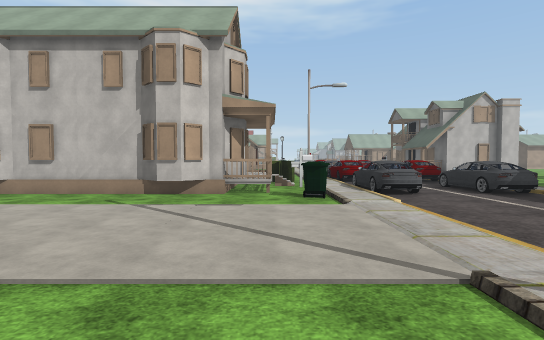
[1] (above)

24 first-person views from a walk through a Unity game level. The camera is 1.5 m above the floor, tilts 2° down and sees 85° across. The floor is counted in squares, 2 m on a side. Each view is taken from the middle of a square. On the plan, view 1 faces up. The plan holds only what a view shows up to about 10 squares ahead; the rest is blank. The place goes on beyond the plan. Flat ground stands in for the terrain. Some surface patterns are stand-ins.

[2]
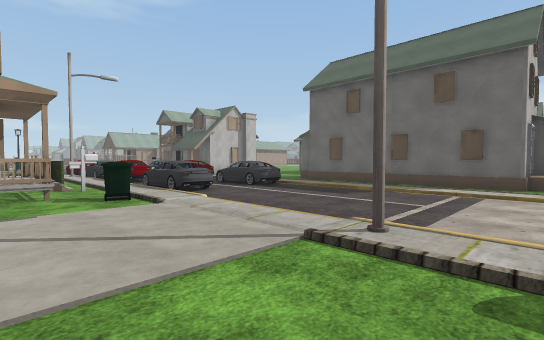

[3]
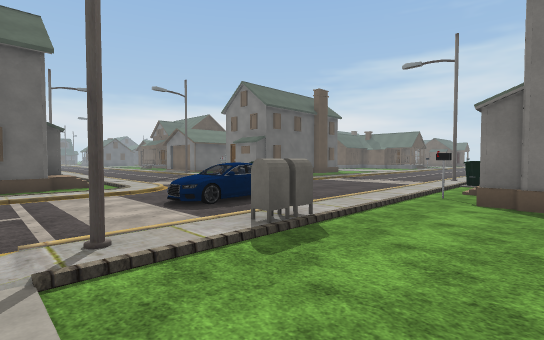

[4]
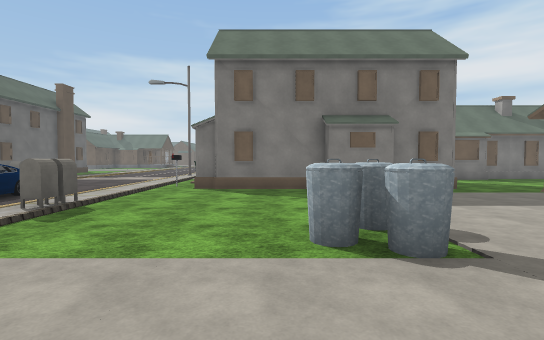

[5]
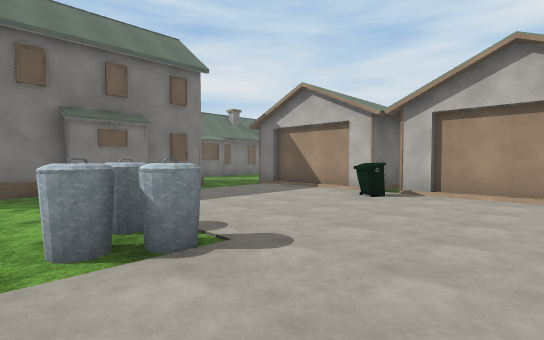

[6]
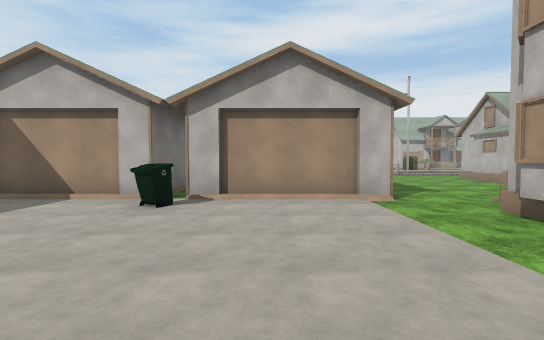

[7]
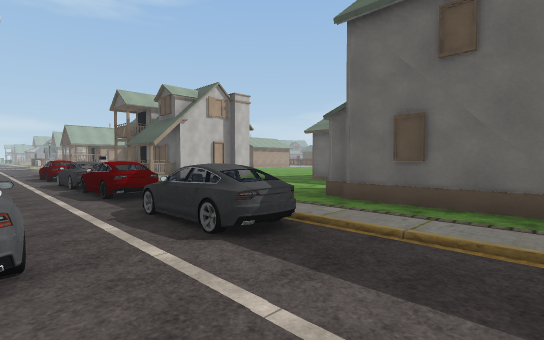

[8]
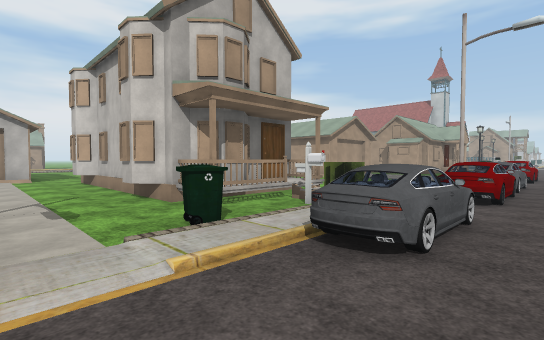

[9]
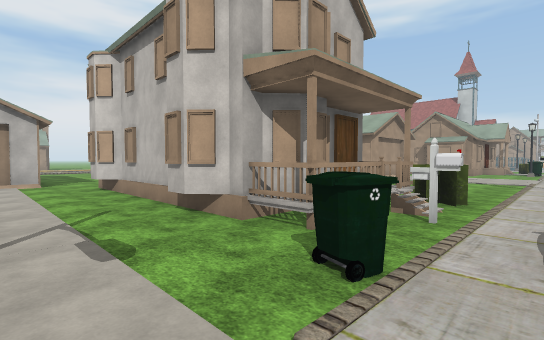

[10]
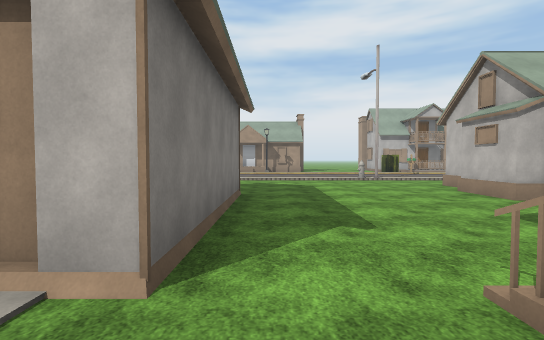

[11]
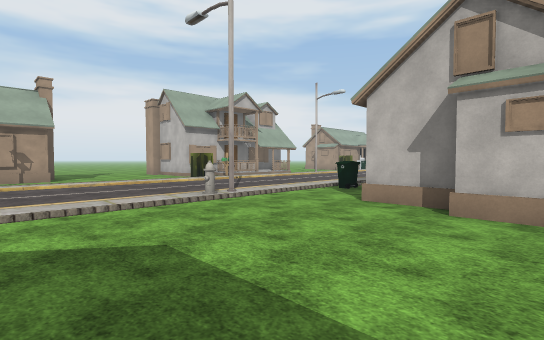

[12]
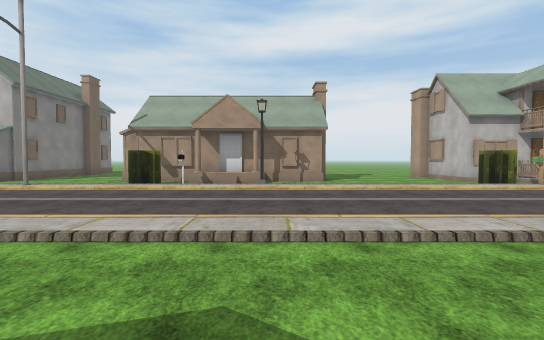

[13]
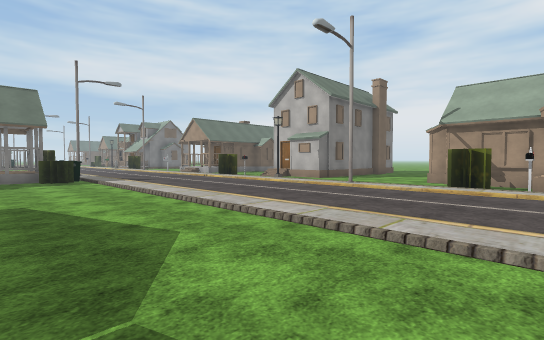

[14]
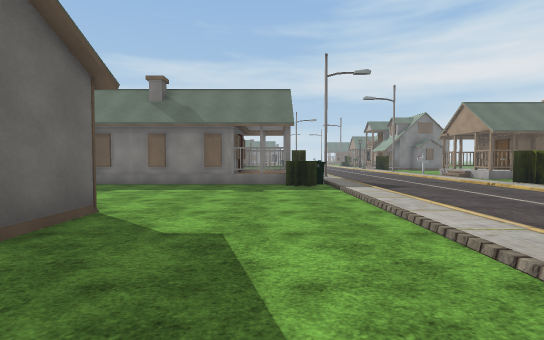

[15]
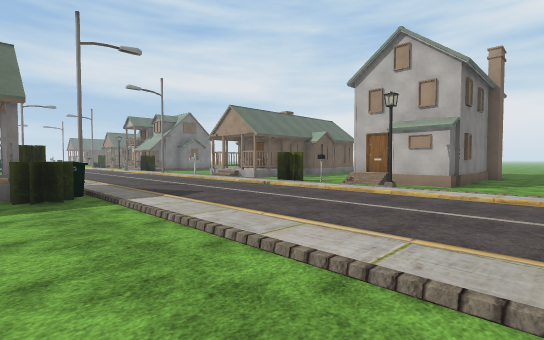

[16]
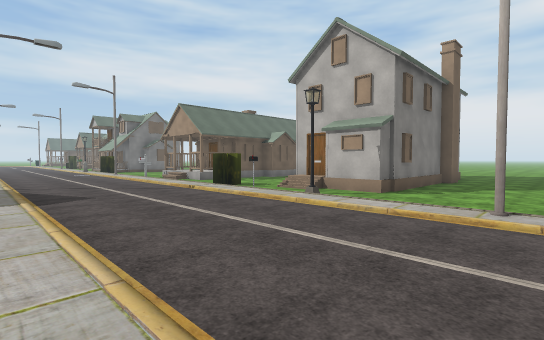

[17]
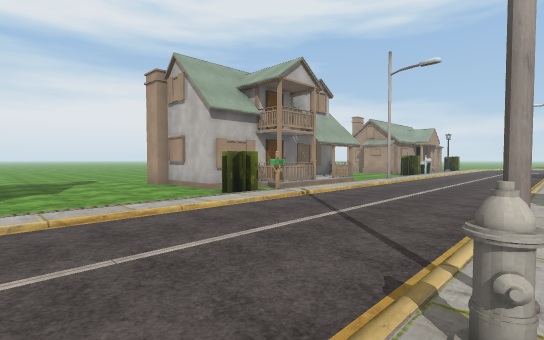

[18]
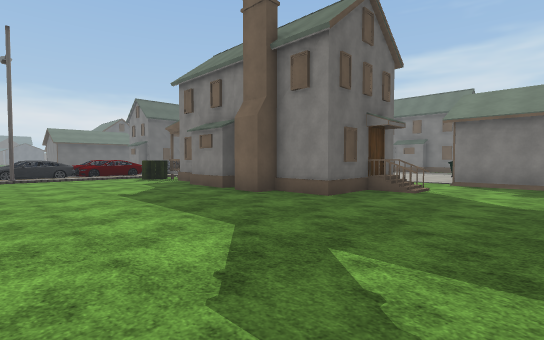

[19]
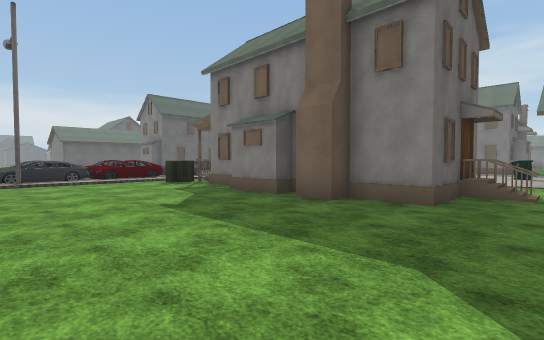

[20]
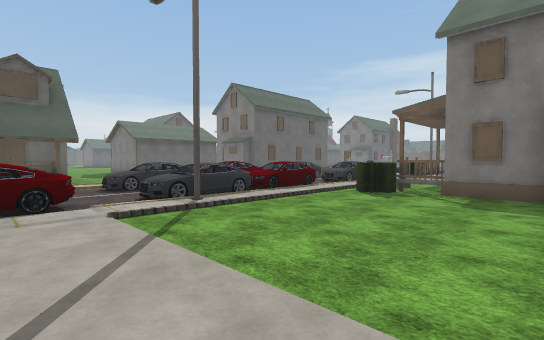

[21]
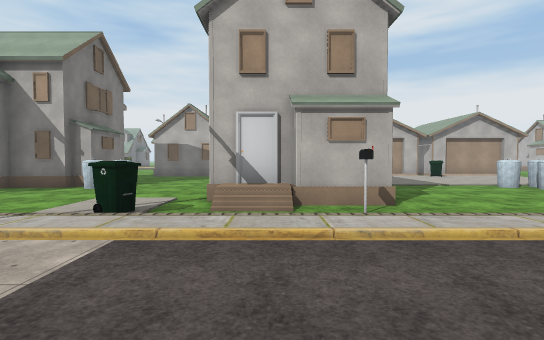

[22]
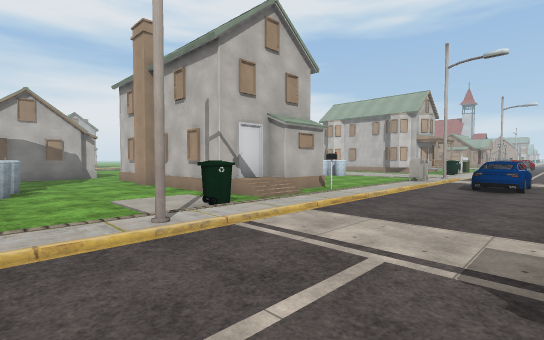

[23]
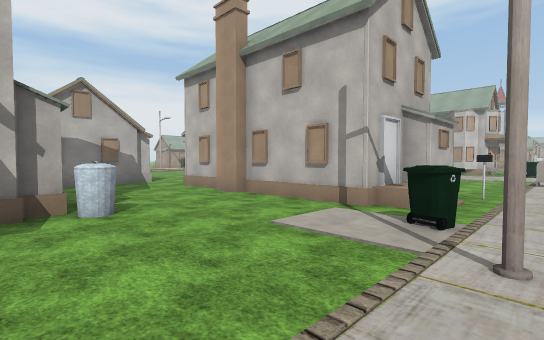

[24]
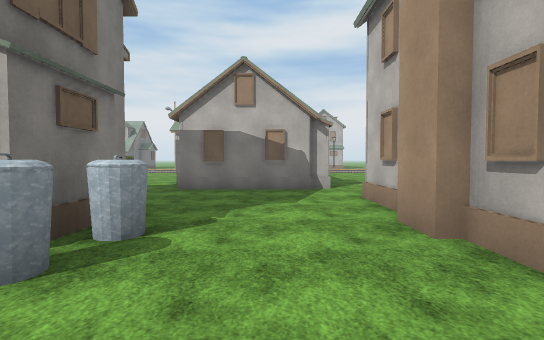

### Floor plan
Key: @ floor where view 1 was taken; # wall or solid block; . main floor; : floor 0.25 m higher than the main floor; / step, stairs or slope; O other object.
Columns run from 28 left of view 1 to 8 right of it. Each row starts with its distance up from view 1.
 17      :....:              ......O.OO
 16     O:....:              ....//O.OO
 15    OO:....:      ............///.///O
 14    OO:....:      ............/#O.OO
 13 ###OO:....:OO   O............//O.OO
 12 #....:....:..    ............//O.O
 11 .....:....:..### ............//O.OO
 10 .....:....:..........###OO#OO//O.OO
  9 .....:....O..........#    ##O//...
  8   ...:....:.........O#     #OO/O.OO/.
  7    #.:....:..........#######O//O.OO/O
  6     /:....:..................O/O.OO/#
  5    O :....:....####O.........//...//#
  4    O :....:...    ##..............//#
  3    #O:....:...     #..............//#
  2   ##O:....:...     #.........//...//#
  1  O#..:....:...     #O....O.../#...//#
  0 .....:....:...     #........@//...//.
 -1 .....#....:....    #.........OO.O.///
 -2 .....:....:....#   #.........//.O. //
 -3 ###..:....:....#   O...  ....//.O.
 -4   ##.:....:.....   ..########//...
 -5   ##.:....:...... ...      ##O/...
 -6   O .:....:.........       #///...
 -7     O:....:..........O######O//...
 -8     O:....OOOO######.........O/...
 -9      :....:O ##    #........../...
-10       ....:        #........./#...
-11        ...:O       #...OOO...//...
-12         ..        O...O  #...//

Where each view was taken, in squares from view 1:
view 1: 0 up, 0 right, facing up
view 2: 0 up, 1 left, facing up-right
view 3: 2 up, 1 left, facing down-right
view 4: 4 up, 2 left, facing down
view 5: 4 up, 2 left, facing down-left
view 6: 3 up, 3 left, facing left
view 7: 4 up, 3 right, facing up-right
view 8: 4 up, 4 right, facing up-left
view 9: 4 up, 2 right, facing up-left
view 10: 6 up, 7 left, facing left
view 11: 6 up, 13 left, facing up-left
view 12: 6 up, 15 left, facing left
view 13: 4 up, 15 left, facing down-left
view 14: 1 up, 16 left, facing down
view 15: 1 down, 16 left, facing down-left
view 16: 0 up, 18 left, facing down-left
view 17: 8 up, 18 left, facing up-left
view 18: 15 up, 11 left, facing down-right
view 19: 15 up, 9 left, facing down-right
view 20: 17 up, 3 left, facing down-right
view 21: 6 down, 5 right, facing left
view 22: 11 down, 5 right, facing up-left
view 23: 12 down, 2 right, facing up-left
view 24: 9 down, 1 left, facing left
